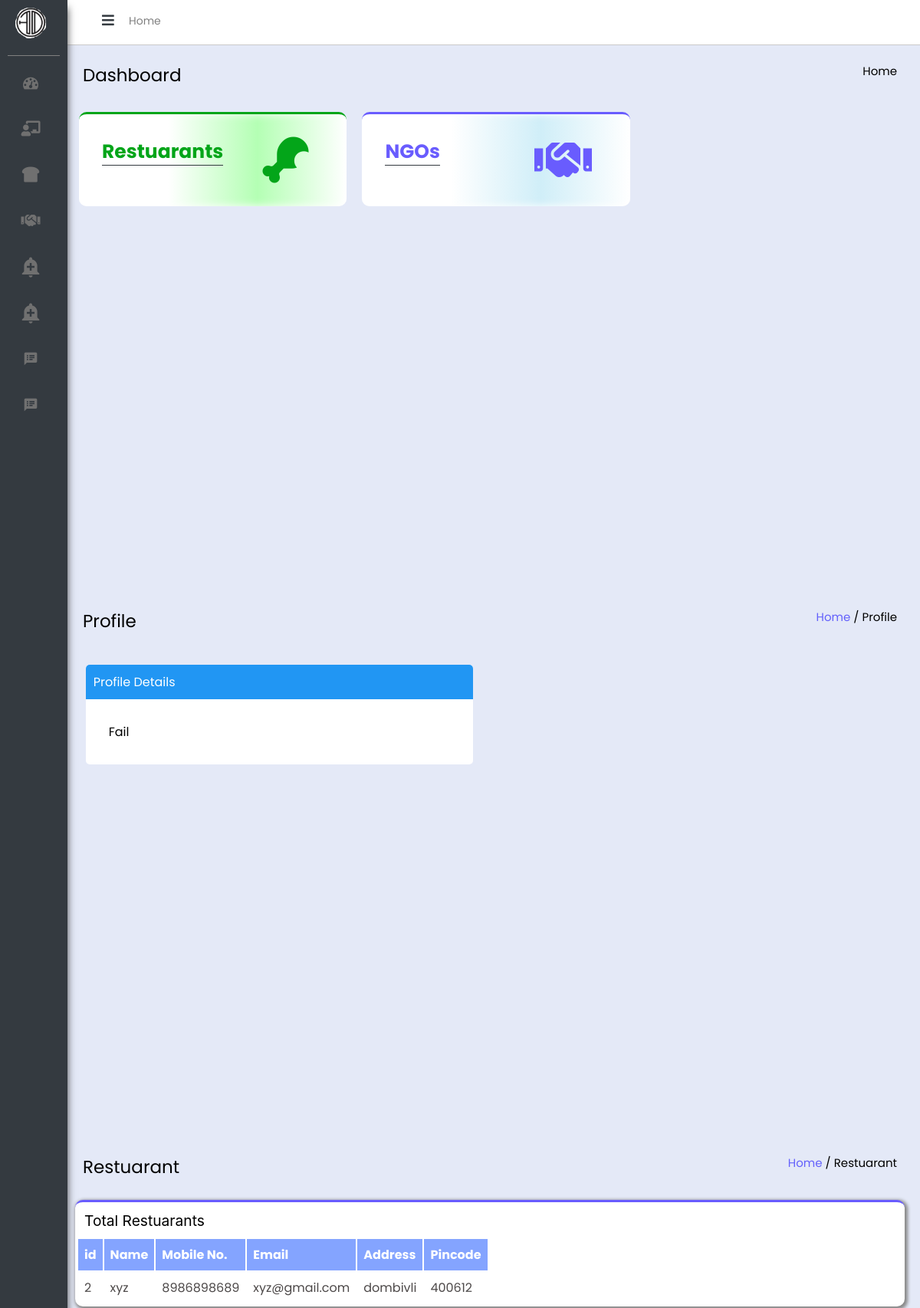
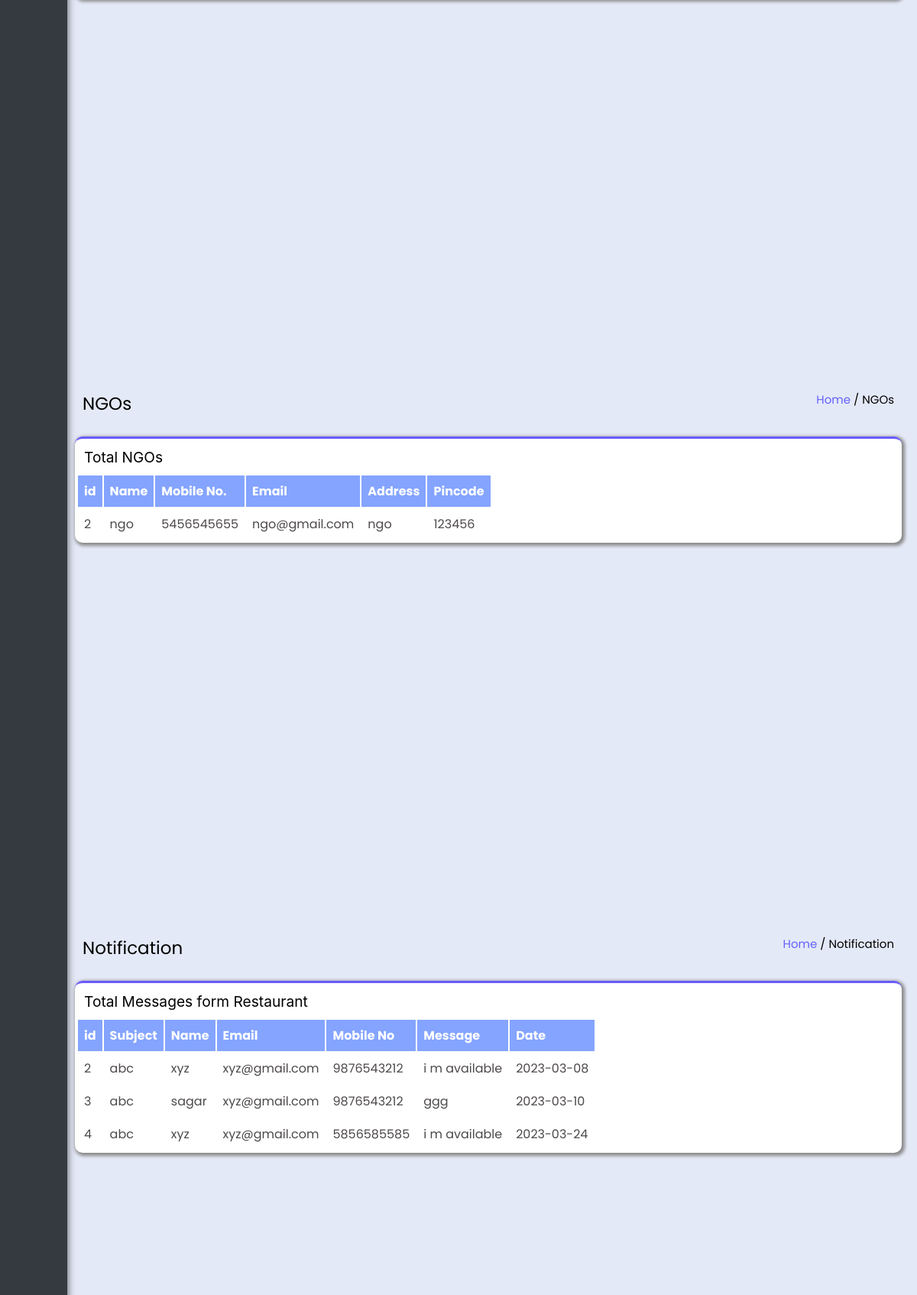
Screenshot of /Admin_Dashboard/Index.php (upper part) with the database file from the repository (2 pictures, top to bottom).
### tables this page shows
CREATE TABLE `res_signup` (
  `id` int(11) NOT NULL,
  `res_name` varchar(20) NOT NULL,
  `res_mob` varchar(10) NOT NULL,
  `res_email` varchar(30) NOT NULL,
  `res_pin` varchar(6) NOT NULL,
  `res_add` varchar(255) NOT NULL,
  `res_pass` varchar(20) NOT NULL,
  `res_repass` varchar(20) NOT NULL
);

CREATE TABLE `ngo_signup` (
  `id` int(11) NOT NULL,
  `ngo_name` varchar(20) NOT NULL,
  `ngo_mob` varchar(10) NOT NULL,
  `ngo_email` varchar(30) NOT NULL,
  `ngo_pin` varchar(6) NOT NULL,
  `ngo_add` varchar(255) NOT NULL,
  `ngo_pass` varchar(20) NOT NULL,
  `ngo_repass` varchar(20) NOT NULL
);

CREATE TABLE `res_message` (
  `id` int(11) NOT NULL,
  `res_name` varchar(20) NOT NULL,
  `res_email` varchar(20) NOT NULL,
  `res_mobile` varchar(10) NOT NULL,
  `res_info` varchar(255) NOT NULL,
  `res_msg` varchar(255) NOT NULL,
  `res_date` date NOT NULL,
  `res_image` varchar(255) NOT NULL
);

### Admin_Dashboard/Index.php (the view, shortened to what this page needs)
<!DOCTYPE html>
<html lang="en">
<head>
  <link href='https://unpkg.com/boxicons@2.1.1/css/boxicons.min.css' rel='stylesheet'>
  <link rel="stylesheet" href="https://cdnjs.cloudflare.com/ajax/libs/font-awesome/5.15.1/css/all.min.css"
 />
  <link rel="stylesheet" href="https://cdnjs.cloudflare.com/ajax/libs/font-awesome/4.7.0/css/font-awesome.min.css">
  <link rel="stylesheet" href="style.css">
</head>
<body>
  <nav class="sidebar close">
    <header>
      <div class="image-text">
        <span class="image">
          <img src="logo1.png" alt="">
        </span>
      </div>
      <i class='fas fa-bars toggle'>
      </i>
    </header>
    <div class="menu-bar">
      <div class="menu">
        <ul class="menu-links">
          <li class="nav-link">
            <a href="#dash-page">
              <i class="fa fa-dashboard  icon" style="font-size:20px"></i>
            </a>
          </li>
          <li class="nav-link">
            <a href="#profile-page">
              <i class="fas fa-chalkboard-teacher icon" style="font-size:20px"></i>
            </a>
          </li>
          <li class="nav-link">
            <a href="#rest-page">
              <i class='fas fa-bread-slice icon' style="font-size:20px"></i>
            </a>
          </li>
          <li class="nav-link">
            <a href="#ngo-page">
              <i class='fas fa-handshake icon' style="font-size:20px"></i>
            </a>
          </li>
          <li class="nav-link">
            <a href="#notification-page-1">
            <i class="material-icons icon" style="font-size:30px">add_alert</i>
            </a>
          </li>
          <li class="nav-link">
            <a href="#notification-page-2">
            <i class="material-icons icon" style="font-size:30px">add_alert</i>
            </a>
          </li>
          <li class="nav-link">
            <a href="#action-page">
              <i class="material-icons icon" style="font-size:20px">speaker_notes</i>
            </a>
          </li>
          <li class="nav-link">
            <a href="#action-2-page">
            <i class="material-icons icon" style="font-size:20px">speaker_notes</i>
            </a>
          </li>
        </ul>
      </div>
    </div>
  </nav>
  <section class="home">
    <div class="header">
      <div id="left-part">
        <p>Home</p>
      </div>
    </div>
    <div class="main-content">
      <div class="dashboard-page">
        <div class="head">
          <span>Dashboard</span>
          <p>Home</p>
        </div>
        <div class="cards p-4">
          <div id="card-1">
            <div id="topic-1">
              <strong>Restuarants</strong>
            </div>
            <div id="icon-1">
              <i class='fas fa-drumstick-bite icon' style="font-size:60px"></i>
            </div>
          </div>
          <div id="card-2">
            <div id="topic-2">
              <strong>NGOs</strong>
            </div>
            <div id="icon-2">
              <i class='fas fa-handshake' style="font-size:60px"></i>
            </div>
          </div>
        </div>
      </div>
    </div>
    <div class="main-content">
      <div class="dashboard-page">
        <div class="head">
          <span>Profile</span>
          <p>
            <n style="color: rgba(85, 82, 252, 0.9);"> Home </n> / Profile
          </p>
        </div>
        <div class="profile-page">
          <p id="profile-heading-top">Profile Details</p>
          <div class="profile-details">
<?php
if(isset($_SESSION['is_login'])){
  $aemail = $_SESSION['email'];
  }
  else{
    echo "Fail";
  }
      ?>
</div>
        </div>
      </div>
    </div>
    <div class="main-content">
  <div class="dashboard-page">
  <div class="head">
    <span>Restuarant</span>
    <p>
      <n style="color: rgba(85, 82, 252, 0.9);"> Home </n> / Restuarant
    </p>
  </div>
  <div class="res-table">
  <p id="heading-top">Total Restuarants</p>
  <div class="table-res">
  <table>
              <tr id="res-table-menu">
                <th>id</th>
                <th>Name</th>
                <th>Mobile No.</th>
                <th>Email</th>
                <th>Address</th>
                <th>Pincode</th>
              </tr>
              <?php
$servername = "localhost";
$username = "root";
$password = "";
$database = "waste_manage";
$conn = mysqli_connect($servername, $username, $password, $database);
$sql = "SELECT * FROM `res_signup`";
$result = mysqli_query($conn, $sql);
$num = mysqli_num_rows($result);
if($num> 0){
    while($row = mysqli_fetch_assoc($result)){
       ?>
       <tr>
                <td><?php echo $row['id'];?></td>
                <td><?php echo $row['res_name'];?></td>
                <td><?php echo $row['res_mob'];?></td>
                <td><?php echo $row['res_email'];?></td>
                <td><?php echo $row['res_add'];?></td>
                <td><?php echo $row['res_pin'];?></td>
            </tr>
   <?php
    }
}
?>
</table>
          </div>
        </div>
      </div>
    </div>
    <div class="main-content">
      <div class="dashboard-page">
        <div class="head">
          <span>NGOs</span>
          <p>
            <n style="color: rgba(85, 82, 252, 0.9);"> Home </n> / NGOs
          </p>
        </div>
        <div class="res-table">
          <p id="heading-top">Total NGOs</p>
          <div class="table-res">
            <table>
              <table>
              <tr id="res-table-menu">
                <th>id</th>
                <th>Name</th>
                <th>Mobile No.</th>
                <th>Email</th>
                <th>Address</th>
                <th>Pincode</th>
              </tr>
              <?php
$servername = "localhost";
$username = "root";
$password = "";
$database = "waste_manage";
$conn = mysqli_connect($servername, $username, $password, $database);
$sql = "SELECT * FROM `ngo_signup`";
$result = mysqli_query($conn, $sql);
$num = mysqli_num_rows($result);
if($num> 0){
    while($row = mysqli_fetch_assoc($result)){
       ?>
       <tr>
                <td><?php echo $row['id'];?></td>
                <td><?php echo $row['ngo_name'];?></td>
                <td><?php echo $row['ngo_mob'];?></td>
                <td><?php echo $row['ngo_email'];?></td>
                <td><?php echo $row['ngo_add'];?></td>
                <td><?php echo $row['ngo_pin'];?></td>
            </tr>
   <?php
    }
}
?>
</table>
          </div>
        </div>
      </div>
    </div>
    <div class="main-content">
      <div class="dashboard-page">
        <div class="head">
          <span>Notification</span>
          <p>
            <n style="color: rgba(85, 82, 252, 0.9);"> Home </n> / Notification
          </p>
        </div>
        <div class="res-table">
          <p id="heading-top">Total Messages form Restaurant</p>
          <div class="table-res">
            <table>
            <tr id="res-table-menu">
                <th>id</th>
                <th>Subject</th>
                <th>Name</th>
                <th>Email</th>
                <th>Mobile No</th>
                <th>Message</th>
                <th>Date</th>
              </tr>
              <?php
$servername = "localhost";
$username = "root";
$password = "";
$database = "waste_manage";
$conn = mysqli_connect($servername, $username, $password, $database);
$sql = "SELECT * FROM `res_message`";
$result = mysqli_query($conn, $sql);
$num = mysqli_num_rows($result);
if($num> 0){
    while($row = mysqli_fetch_assoc($result)){
       ?>
       <tr>
                <td><?php echo $row['id'];?></td>
                <td><?php echo $row['res_info'];?></td>
                <td><?php echo $row['res_name'];?></td>
                <td><?php echo $row['res_email'];?></td>
                <td><?php echo $row['res_mobile'];?></td>
                <td><?php echo $row['res_msg'];?></td>
                <td><?php echo $row['res_date'];?></td>
            </tr>
   <?php
    }
}
?>
</table>
          </div>
        </div>
      </div>
    </div>
  </section>
</body>
</html>

### rows the page displays
res_signup: id "2", res_name "xyz", res_mob "8986898689", res_email "xyz@gmail.com", res_add "dombivli", res_pin "400612"
ngo_signup: id "2", ngo_name "ngo", ngo_mob "5456545655", ngo_email "ngo@gmail.com", ngo_add "ngo", ngo_pin "123456"
res_message: id "2", res_info "abc", res_name "xyz", res_email "xyz@gmail.com", res_mobile "9876543212", res_msg "i m available", res_date "2023-03-08"
res_message: id "3", res_info "abc", res_name "sagar", res_email "xyz@gmail.com", res_mobile "9876543212", res_msg "ggg", res_date "2023-03-10"
res_message: id "4", res_info "abc", res_name "xyz", res_email "xyz@gmail.com", res_mobile "5856585585", res_msg "i m available", res_date "2023-03-24"
